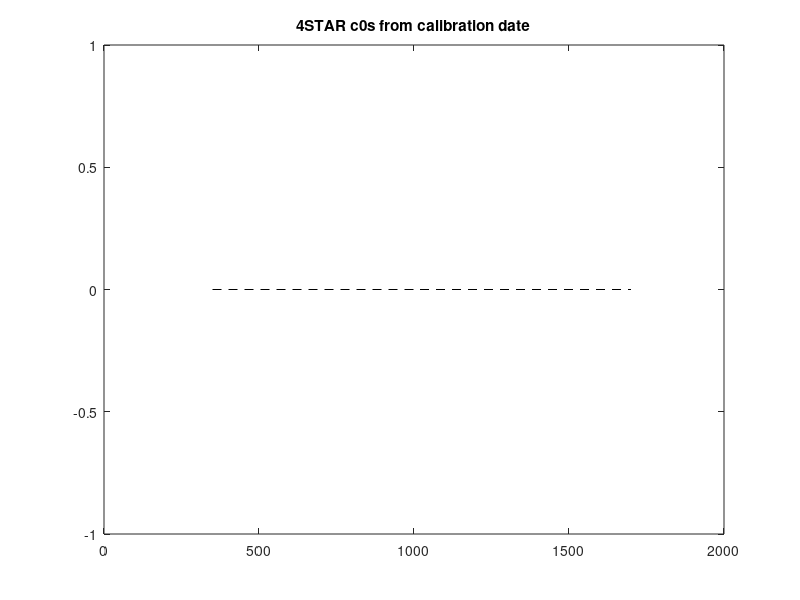
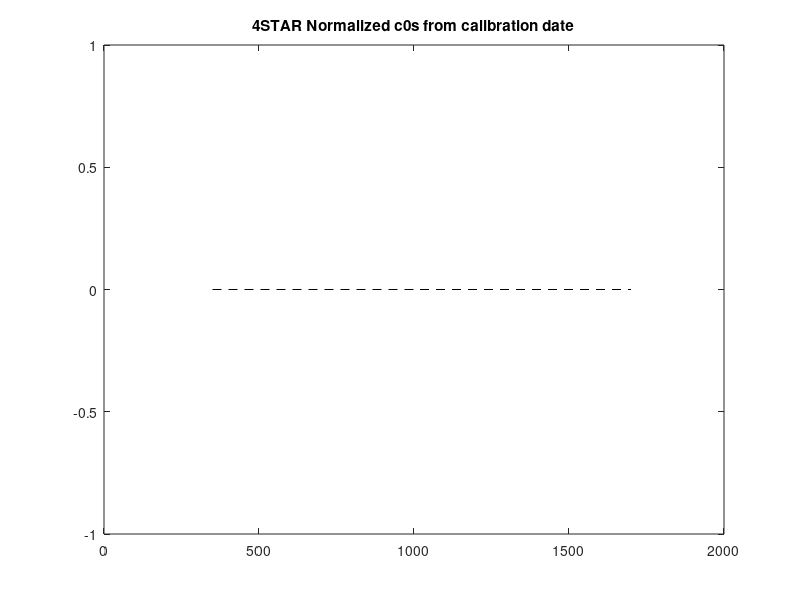

MATLAB code to generate these figures, in order: (Note: this script raises an error after producing the figures.)
% Checking some c0, and calculating the averages
close all
clear all
fp = 'C:\Users\sleblan2\Research\4STAR_codes\data_folder\';
fp_out = 'C:\Users\sleblan2\Research\MLO\2017_May\figs\';

vis_names = {'20170526_VIS_C0_refined_Langley_4STAR_MLO_May2017.dat';...
    '20170527_VIS_C0_refined_Langley_4STAR_MLO_May2017.dat';...
    '20170528_VIS_C0_refined_Langley_4STAR_MLO_May2017.dat';...
    '20170529_VIS_C0_refined_Langley_4STAR_MLO_May2017.dat';...
    '20170530_VIS_C0_refined_Langley_4STAR_MLO_May2017.dat';...
    '20170531_VIS_C0_refined_Langley_4STAR_MLO_May2017_am.dat';...
    '20170531_VIS_C0_refined_Langley_4STAR_MLO_May2017_pm.dat';...
    '20170604_VIS_C0_refined_langley_4STARpm.dat';...
    '20170605_VIS_C0_refined_langley_4STARam.dat';...
    '20170605_VIS_C0_refined_langley_4STARpm.dat';...
    '20160927_VIS_C0_refined_mix_Langley_airborne_MLO_high_alt_AOD_ORACLES_averages_v1.dat'};

nir_names = {'20170526_NIR_C0_refined_Langley_4STAR_MLO_May2017.dat';...
    '20170527_NIR_C0_refined_Langley_4STAR_MLO_May2017.dat';...
    '20170528_NIR_C0_refined_Langley_4STAR_MLO_May2017.dat';...
    '20170529_NIR_C0_refined_Langley_4STAR_MLO_May2017.dat';...
    '20170530_NIR_C0_refined_Langley_4STAR_MLO_May2017.dat';...
    '20170531_NIR_C0_refined_Langley_4STAR_MLO_May2017_am.dat';...
    '20170531_NIR_C0_refined_Langley_4STAR_MLO_May2017_pm.dat';...
    '20170604_NIR_C0_refined_langley_4STARpm.dat';...
    '20170605_NIR_C0_refined_langley_4STARam.dat';...
    '20170605_NIR_C0_refined_langley_4STARpm.dat';...
    '20160927_NIR_C0_refined_mix_Langley_airborne_MLO_high_alt_AOD_ORACLES_averages_v1.dat'};

supp = {'cloudy';'good';'hazy';'cloudy';'cloudy';'good am';'good pm';'good pm';'good am';'good pm';'ORACLES c0'};
i_avg = [2,6,7,8,9,10];
n = length(vis_names);
c0v = {}; c0rv = {}; c0n = {}; corn = {}; leg = {};

fig = figure;
plot([350,1000,1700],[0,0,0],'--k');
title('4STAR c0s from calibration date')
hold on;

fig2 = figure;
plot([350,1000,1700],[0,0,0],'--k');
title('4STAR Normalized c0s from calibration date')
hold on;

cm = jet(n);
for i=1:n;
    visfilename = [fp vis_names{i}]
    nirfilename = [fp nir_names{i}]
    
    a=importdata(which(visfilename));
    visc0(i,:)=a.data(:,strcmp(lower(a.colheaders), 'c0'))';
    visc0err(i,:)=a.data(:,strcmp(lower(a.colheaders), 'c0err'))';
    c0v{i} = visc0; c0rv{i} = visc0err;
    
    b=importdata(which(nirfilename));
    nirc0(i,:)=b.data(:,strcmp(lower(b.colheaders), 'c0'))';
    nirc0err(i,:)=b.data(:,strcmp(lower(b.colheaders), 'c0err'))';
    c0n{i} = nirc0; c0rn{i} = nirc0err;
    
    w_vis = a.data(:,strcmp(lower(a.colheaders),'wavelength'));
    w_nir = b.data(:,strcmp(lower(b.colheaders),'wavelength'));
    
    leg{i} = [supp{i} '-' vis_names{i}(1:8)];
    
    figure(fig);
    if any(i_avg==i);
        l = plot(w_vis,visc0(i,:),'color',cm(i,:),'linewidth',4);
         plot(w_nir,nirc0(i,:).*10,'color',cm(i,:),'linewidth',4);
    else;
        l = plot(w_vis,visc0(i,:),'color',cm(i,:));
         plot(w_nir,nirc0(i,:).*10,'color',cm(i,:));
    end;
    p(i) = l;
   
    
    figure(fig2);
    if any(i_avg==i);
        l2 = plot(w_vis,visc0(i,:)./visc0(1,:).*100.0,'color',cm(i,:),'linewidth',4);
        plot(w_nir,nirc0(i,:)./nirc0(1,:).*100.0,'color',cm(i,:),'linewidth',4);
    else;
        l2 = plot(w_vis,visc0(i,:)./visc0(1,:).*100.0,'color',cm(i,:));
        plot(w_nir,nirc0(i,:)./nirc0(1,:).*100.0,'color',cm(i,:));
    end;
    p2(i) = l2;
    
    
end;
figure(fig);
legend(p,leg);
xlabel('Wavelength [nm]');
ylabel('c0 (NIR c0 x10)');
ylim([0,650]);

figure(fig2);
legend(p2,leg);
xlabel('Wavelength [nm]');
ylabel('Normalized c0');
ylim([80,120]);

figure;
l = plot(w_vis,visc0);
hold all
plot(w_nir,nirc0.*10);

legend(l,leg);
xlabel('Wavelength [nm]');
ylabel('c0');
ylim([0,800]);

% Now average the c0s for creating the right c0
%i_avg = [1 6 6 9 10 13 14 16];

visc0_avg = mean(visc0(i_avg,:));
visc0_std = std(visc0(i_avg,:));
nirc0_avg = mean(nirc0(i_avg,:));
nirc0_std = std(nirc0(i_avg,:));

figure(fig2);
l2 = plot(w_vis,visc0_avg./visc0(1,:).*100.0,'color','black');
plot(w_nir,nirc0_avg./nirc0(1,:).*100.0,'color','black');
grid;
p2(i+1) = l2;
leg{i+1} = 'good - Averages';
legend(p2,leg,'location','northeastoutside');

figure(fig);
l = plot(w_vis,visc0_avg,'color','black');
plot(w_nir,nirc0_avg.*10.0,'color','black');
grid; ylim([0,800]);
p(i+1) = l;
leg{i+1} = 'good - Averages';
legend(p,leg,'location','northeastoutside');

% Save the figures
save_fig(fig,[fp_out 'MLO_May2017_cal_c0']);
save_fig(fig2,[fp_out 'MLO_May2017_cal_c0_relative']);

figure(fig2);
ylim([96 104]);
save_fig(fig2,[fp_out 'MLO_May2017_cal_c0_relative_zoom']);

%stophere
% Now save the new averaged c0 for use
days_cell = '';
for i=1:length(i_avg);
    c = char(leg{i_avg(i)});
    days_cell = [days_cell ', ' c(1:4) '-' c(5:6) '-' c(7:8)];
end;
filesuffix='refined_Langley_MLO_May2017_4STAR_averages';
additionalnotes={'Langley at MLO, Data outside 2.0x the STD of 501 nm Langley residuals were screened out. ';...
    ['Averages of c0 from multiple days including: ' days_cell '. See the list of files below']};
daystr=leg{i_avg(end)}(end-7:end);
visfilename=fullfile(starpaths, [daystr '_VIS_C0_' filesuffix '.dat']);
nirfilename=fullfile(starpaths, [daystr '_NIR_C0_' filesuffix '.dat']);

vissource_alt=cellstr(char(vis_names{i_avg}));
nirsource_alt=cellstr(char(nir_names{i_avg}));
vissource = '(SEE Original files for sources)';
nirsource = '(SEE Original files for sources)';

starsavec0(visfilename, vissource, [additionalnotes; vissource_alt], w_vis, visc0_avg, visc0_std);
starsavec0(nirfilename, nirsource, [additionalnotes; nirsource_alt], w_nir, nirc0_avg, nirc0_std);

stophere



